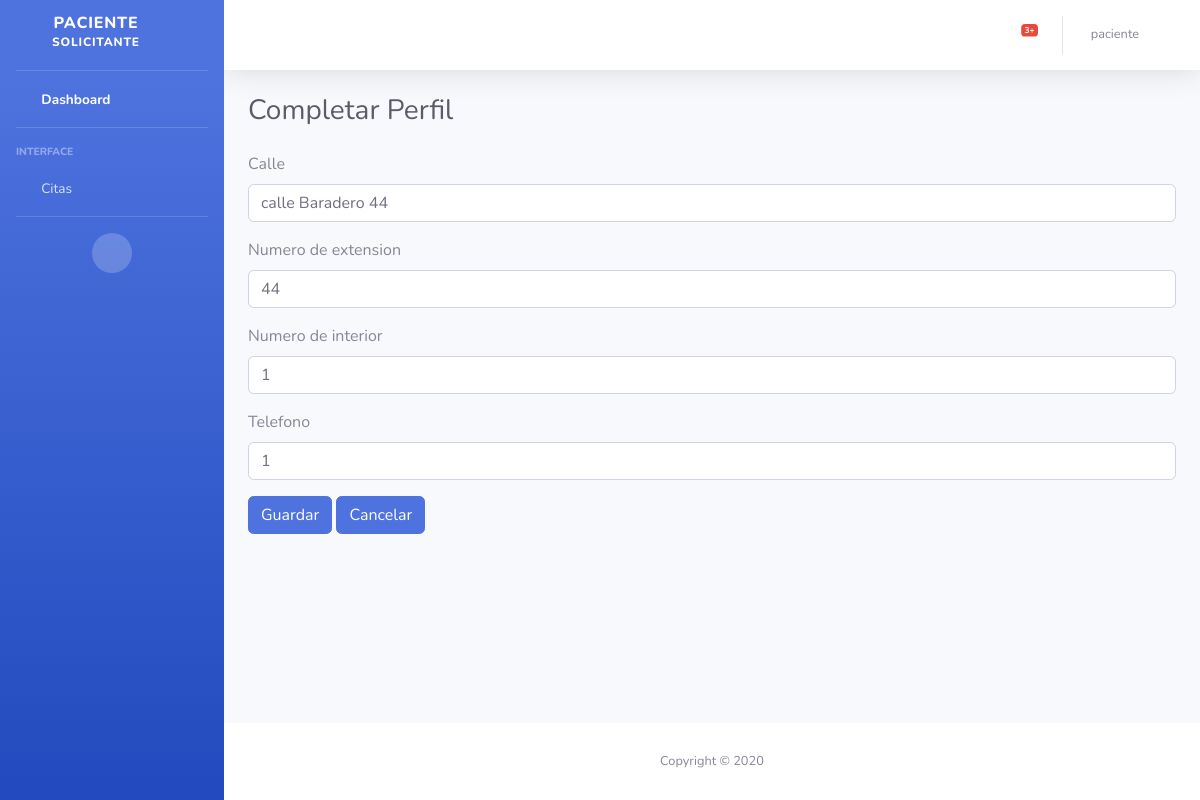
Page /perfil/ (signed in) on the committed database.
### authentication/models.py (models this page shows, shortened)
class UserProfile(models.Model):
    user = models.OneToOneField(User, related_name='profile',on_delete=CASCADE)
    calle = models.CharField(max_length=255,null=True)
    num_ext = models.PositiveIntegerField(null=True)
    num_int = models.PositiveIntegerField(null=True)
    phone_num = models.PositiveIntegerField(null=True)
    class Meta:
        verbose_name = 'Perfil de Usuario'
        verbose_name_plural = 'Perfiles de Usuario'

### authentication/views.py (the view, shortened to what this page needs)
# urls.py: path("perfil/", views.profileUpdateView.as_view(), name="profile"),
class profileUpdateView(generic.UpdateView):
    form_class =UserProfileUpdateForm
    template_name = 'accounts/profile_edit.html'
    success_url = reverse_lazy('home')
    def get_object(self, queryset=None):
        return self.request.user.profile

### authentication/forms.py
class UserProfileUpdateForm(forms.ModelForm):
    class Meta:
        model = UserProfile
        fields = ['calle','num_ext','num_int','phone_num']
        widgets = {
            "calle": TextInput(attrs={"class": "form-control"}),
            "num_ext": TextInput(attrs={"class": "form-control"}),
            "num_int": TextInput(attrs={"class": "form-control"}),
            "phone_num": TextInput(attrs={"class": "form-control"}),
        }
        labels = {
            "calle": "Calle",
            "num_ext": "Numero de extension",
            "num_int": "Numero de interior",
            "phone_num": "Telefono",
        }
    def __init__(self, *args, **kwargs):
        super(UserProfileUpdateForm, self).__init__(*args, **kwargs)

### authentication/templatetags/user_tags.py (called while the page is built)
@register.filter(name='has_group')
def has_group(user,group_name):
    group = Group.objects.filter(name=group_name)
    if group:
        group=group.first()
        return group in user.groups.all()
    else:
        return False

### authentication/templates/accounts/profile_edit.html (shortened to what this page needs)
{% extends 'base.html' %}
{% load static %}
{% block content %}
    <div class="container-fluid">
        <div class="d-sm-flex align-items-center justify-content-between mb-4">
            <h1 class="h3 mb-0 text-gray-800">Completar Perfil</h1>
        </div>
        <form method="post">
            <div class="form-group">
                <label>
                    {{ form.calle.label }}
                </label>
                {{ form.calle }}
            </div>
            <div class="form-group">
                <label>
                    {{ form.num_ext.label }}
                </label>
                {{ form.num_ext }}
            </div>
             <div class="form-group">
                <label>
                    {{ form.num_int.label }}
                </label>
             {{ form.num_int }}
            </div>
            <div class="form-group">
                <label>
                    {{ form.phone_num.label }}
                </label>
                {{ form.phone_num }}
            </div>
            <input type="submit" class="btn btn-primary btn-user" value="Guardar">
            <a href="{% url 'home' %}" class="btn btn-primary btn-user">Cancelar</a>
        </form>
    </div>
{% endblock %}

### authentication/templates/accordionSidebar.html (shortened to what this page needs)
{% load user_tags %}
<ul class="navbar-nav bg-gradient-primary sidebar sidebar-dark accordion" id="accordionSidebar">
      <a class="sidebar-brand d-flex align-items-center justify-content-center" href="{% url 'home' %}">
        <div class="sidebar-brand-text mx-3">{{ user.username }} <sup>{{ user.groups.all.0 }}</sup></div><br>
      </a>
      <hr class="sidebar-divider my-0">
      <li class="nav-item active">
        <a class="nav-link" href="{% url 'home' %}">
          <i class="fas fa-fw fa-tachometer-alt"></i>
          <span>Dashboard</span></a>
      </li>
      <hr class="sidebar-divider">
      <div class="sidebar-heading">
        Interface
      </div>
    {% if request.user|has_group:"Solicitado"  %}
      <li class="nav-item">
        <a class="nav-link collapsed" href="#" data-toggle="collapse" data-target="#collapseTwo" aria-expanded="true" aria-controls="collapseTwo">
          <i class="fas fa-fw fa-book-open"></i>
          <span>Agenda</span>
        </a>
        <div id="collapseTwo" class="collapse" aria-labelledby="headingTwo" data-parent="#accordionSidebar">
          <div class="bg-white py-2 collapse-inner rounded">
            <a class="collapse-item" href="{% url 'calendar' %}">Calendario</a>
            <a class="collapse-item" href="{% url 'event_list' %}">Eventos</a>
          </div>
        </div>
      </li>
      <li class="nav-item">
        <a class="nav-link collapsed" href="#" data-toggle="collapse" data-target="#collapseUtilities" aria-expanded="true" aria-controls="collapseUtilities">
          <i class="fas fa-fw fa-calendar-day"></i>
          <span>Citas</span>
        </a>
        <div id="collapseUtilities" class="collapse" aria-labelledby="headingUtilities" data-parent="#accordionSidebar">
          <div class="bg-white py-2 collapse-inner rounded">
            <a class="collapse-item" href="{% url 'dates_list' %}">Citas</a>
          </div>
        </div>
      </li>
    {% elif request.user|has_group:"Solicitante" %}
      <li class="nav-item">
        <a class="nav-link collapsed" href="#" data-toggle="collapse" data-target="#collapseUtilities" aria-expanded="true" aria-controls="collapseUtilities">
          <i class="fas fa-fw fa-calendar-day"></i>
          <span>Citas</span>
        </a>
      </li>
    {% endif %}
      <hr class="sidebar-divider">
      <div class="text-center d-none d-md-inline">
        <button class="rounded-circle border-0" id="sidebarToggle"></button>
      </div>
    </ul>

### authentication/templates/topbar.html (shortened to what this page needs)
<nav class="navbar navbar-expand navbar-light bg-white topbar mb-4 static-top shadow">
    <ul class="navbar-nav ml-auto">
        <li class="nav-item dropdown no-arrow mx-1">
            <a class="nav-link dropdown-toggle" href="#" id="alertsDropdown" role="button" data-toggle="dropdown"
               aria-haspopup="true" aria-expanded="false">
                <i class="fas fa-bell fa-fw"></i>
                <span class="badge badge-danger badge-counter">3+</span>
            </a>
        </li>
        <li class="nav-item dropdown no-arrow">
            <a class="nav-link dropdown-toggle" href="#" id="userDropdown" role="button" data-toggle="dropdown"
               aria-haspopup="true" aria-expanded="false">
                {% if user.username %}
                    <span class="mr-2 d-none d-lg-inline text-gray-600 small">{{ user.username }}</span>
                    <i class="fas fa-user-circle fa-2x text-gray-300"></i>
                {% endif %}
            </a>
        </li>
    </ul>
</nav>

### rows in the picture
UserProfile: calle "calle Baradero 44", num_ext "44", num_int "1", phone_num "1"

### other values in the picture
{{ user.username }} "PACIENTE"
{{ user.groups.all.0 }} "SOLICITANTE"
{{ user.username }} "paciente"
